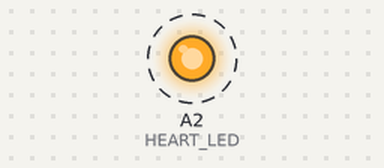
This sketch was run on a simulated Arduino Uno, built with avr-gcc and run on an emulated ATmega328P. Parts: output pins drawn as LEDs (lit = HIGH). Dashed ring = blinking.

Above: at 0.5 s.
Timing chart, 0 to 4.6 s (numbered marks = the images above):
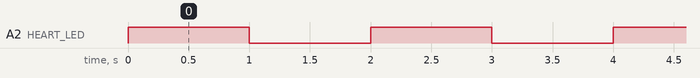

Measured:
- by itself, A2 (HEART_LED): alternates HIGH for 1.0 s and LOW for 1.0 s

The sketch:

Blink.ino
```cpp
/*
  Blink :
  For LG01: Turn on/off the HEART LED on LG01,

  modified 8 May 2014
  by Edwin Chen <support@dragino.com>
  Dragino Technology Co., Limited
 */

int HEART_LED=A2;
void setup() {
  // initialize digital pin  as an output.
  pinMode(HEART_LED, OUTPUT);
}

// the loop function runs over and over again forever
void loop() {
  digitalWrite(HEART_LED, HIGH);   // turn the HEART_LED on (HIGH is the voltage level)
  delay(1000);              // wait for a second
  digitalWrite(HEART_LED, LOW);    // turn the HEART_LED off by making the voltage LOW
  delay(1000);              // wait for a second
}
```
